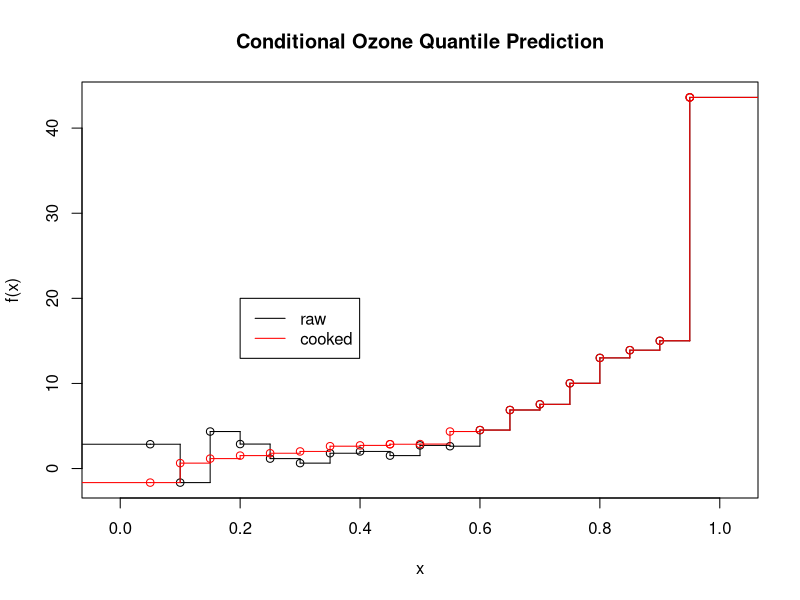
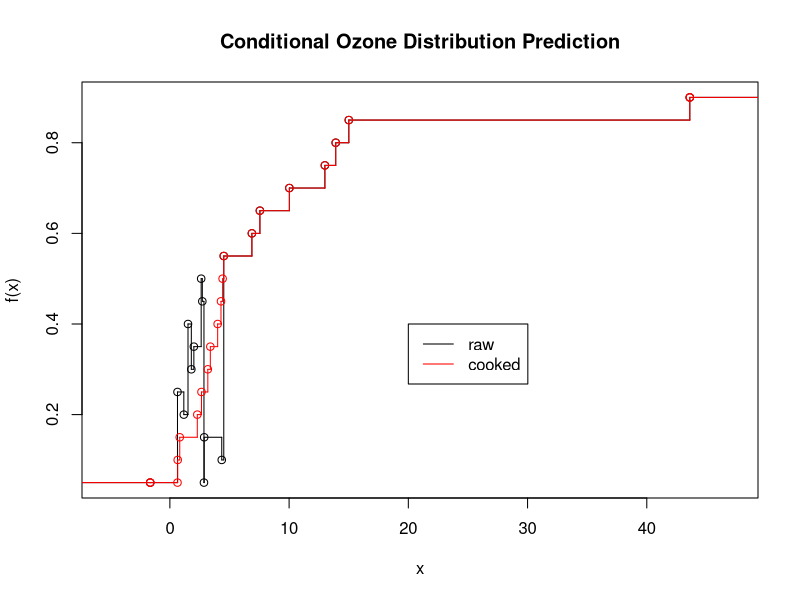

R code for these plots, in order:
library(quantreg)


### Name: predict.rq
### Title: Quantile Regression Prediction
### Aliases: predict.rq predict.rqs predict.rq.process
### Keywords: regression

### ** Examples

data(airquality)
airq <- airquality[143:145,]
f <- rq(Ozone ~ ., data=airquality)
predict(f,newdata=airq)
f <- rq(Ozone ~ ., data=airquality, tau=1:19/20)
fp <- predict(f, newdata=airq, stepfun = TRUE)
fpr <- rearrange(fp)
plot(fp[[2]],main = "Conditional Ozone Quantile Prediction")
lines(fpr[[2]], col="red")
legend(.2,20,c("raw","cooked"),lty = c(1,1),col=c("black","red"))
fp <- predict(f, newdata=airq, type = "Fhat", stepfun = TRUE)
fpr <- rearrange(fp)
plot(fp[[2]],main = "Conditional Ozone Distribution Prediction")
lines(fpr[[2]], col="red")
legend(20,.4,c("raw","cooked"),lty = c(1,1),col=c("black","red"))
  
